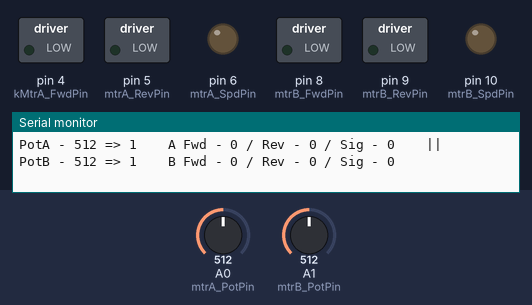
Simulated run of this sketch. Board: Arduino Uno, built with avr-gcc and run on an emulated ATmega328P. On the bench: switched loads named in the sketch (green lamp = pin HIGH), output pins drawn as LEDs (lit = HIGH), the last lines printed to the serial monitor. Inputs (shaded band) come from the test bench; at power-on: A0 (mtrA_PotPin) = 512, A1 (mtrB_PotPin) = 512.

Above: at 3.2 s.
3.3 s: A0 (mtrA_PotPin) set to 551
5.2 s: A0 (mtrA_PotPin) set to 573
At 7.3 s:
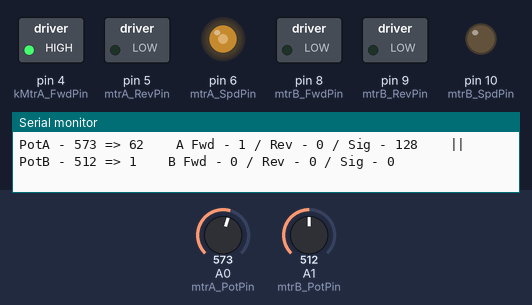
7.6 s: A1 (mtrB_PotPin) set to 550
9.5 s: A1 (mtrB_PotPin) set to 562
At 11.3 s:
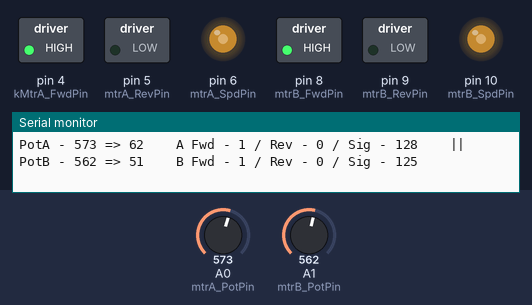
11.9 s: A0 (mtrA_PotPin) set to 511
At 13.5 s:
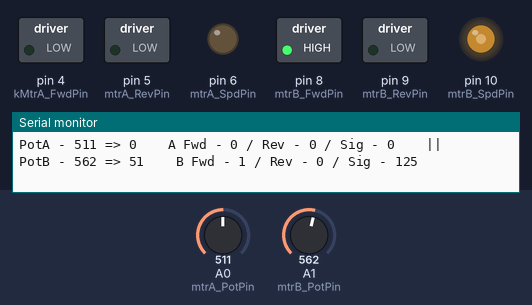
13.9 s: A1 (mtrB_PotPin) set to 716
At 15.5 s:
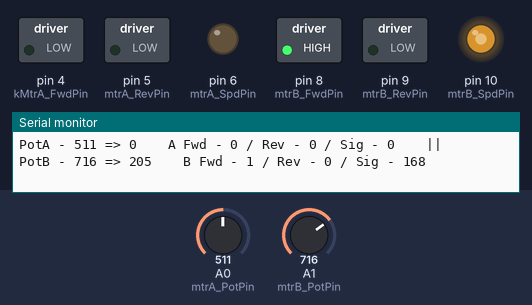
Timing chart, 0 to 17.0 s (numbered marks = the images above; inputs shaded):
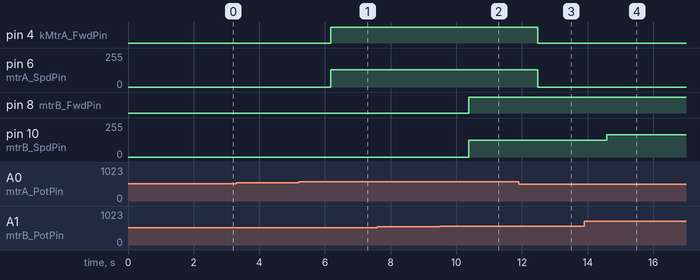

The sketch:

DiffModule01.ino
```cpp
/*
 * Author: Jim Hofmann
 * History
 * 2022/06/03 Rev: 0.1 - Test motors and interaction using pots.
 *
 * This is to test the differential swerve module motors and interaction.
 * It is 3d printed and mechanically not tight but good for demo purposes.
 * I am running 2 TT motors (3 - 6 VDC) thru a L298N motor(s) controller.  PS is a buck convertor set at 7.2 vdc.
 * With 7.2 volts applied to the controller the motors need 3.2 VDC to move.  This is 125 pwm signal and max's at 255.
 * To reverse the motor requires reversing the signals at In1 & In2, Fwd & Rev.
 * I am using 2 pots to control the motors.  The pot read 0 - 1023 counts.  I scale this -511 to +512.
 * I then apply 10% deadband +/-50 counts around the zero reading.  I then scale this to a pwm signal from minimum
 * pwm, 25, to move the motor, 3 vdc to 255, 6 vdc.
*/

const uint8_t kMtrA_FwdPin = 4;   //Motor A pin assignments
const uint8_t mtrA_RevPin = 5;
const uint8_t mtrA_SpdPin = 6;
const uint8_t mtrA_PotPin = A0;

const uint8_t mtrB_FwdPin = 8;   //Motor B pin assignments
const uint8_t mtrB_RevPin = 9;
const uint8_t mtrB_SpdPin = 10;
const uint8_t mtrB_PotPin = A1;

int16_t mtrA_Sig = 0;         //Cmd signals
int16_t mtrB_Sig = 0;

void setup()
{
	// put your setup code here, to run once:
  Serial.begin(9600);
  Serial.println("Hello!");
  delay(2000);

	pinMode(kMtrA_FwdPin, OUTPUT);  //Define DIO type
	pinMode(mtrA_RevPin, OUTPUT);
	pinMode(mtrA_SpdPin, OUTPUT);

	pinMode(mtrB_FwdPin, OUTPUT);
	pinMode(mtrB_RevPin, OUTPUT);
	pinMode(mtrB_SpdPin, OUTPUT);
}

void loop()
{
	// put your main code here, to run repeatedly:

  //=================== Motor A =========================
  mtrA_Sig = analogRead(mtrA_PotPin);  //Read Pot for motor A
  Serial.print("PotA - "); Serial.print(mtrA_Sig);

  mtrA_Sig -= 511;                  //and rescale -511 to 512
  Serial.print(" => "); Serial.print(mtrA_Sig);

	// Controlling spin direction of motors:
	if (mtrA_Sig < -50){              //Negative DB
    mtrA_Sig = map(mtrA_Sig, -511, -50, 255, 125);    //Rescale from DB => min torque
		digitalWrite(kMtrA_FwdPin, LOW);
		digitalWrite(mtrA_RevPin, HIGH);
	}else if (mtrA_Sig > 50){        //Positive DB
    mtrA_Sig = map(mtrA_Sig, 50, 512, 125, 255);     //Rescale from DB => min torque
		digitalWrite(kMtrA_FwdPin, HIGH);
		digitalWrite(mtrA_RevPin, LOW);
	}else{                                            //Within DB
    mtrA_Sig = 0;
		digitalWrite(kMtrA_FwdPin, LOW);
		digitalWrite(mtrA_RevPin, LOW);
	}
  // Controlling speed (0 = off and 255 = max speed):
  analogWrite(mtrA_SpdPin, mtrA_Sig); // ENA pin

  Serial.print("    ");
  Serial.print("A Fwd - "); Serial.print(digitalRead(kMtrA_FwdPin)); Serial.print(" / Rev - "); Serial.print(digitalRead(mtrA_RevPin));
  Serial.print(" / Sig - "); Serial.print(mtrA_Sig);


  //=================== Motor B =========================
    mtrB_Sig = analogRead(mtrB_PotPin);  //Read Pot for motor B
    Serial.print("    ||    ");
    Serial.print("PotB - "); Serial.print(mtrB_Sig);

    mtrB_Sig -= 511;                  //and rescale -511 to 512
    Serial.print(" => "); Serial.print(mtrB_Sig);


	// Controlling spin direction of motors:
	if (mtrB_Sig < -50){              //Negative DB
    mtrB_Sig = map(mtrB_Sig, -511, -50, 255, 125);    //Rescale from DB => min torque
		digitalWrite(mtrB_FwdPin, LOW);
		digitalWrite(mtrB_RevPin, HIGH);
	}else if (mtrB_Sig > 50){        //Positive DB
    mtrB_Sig = map(mtrB_Sig, 50, 512, 125, 255);     //Rescale from DB => min torque
		digitalWrite(mtrB_FwdPin, HIGH);
		digitalWrite(mtrB_RevPin, LOW);
	}else{                                            //Within DB
    mtrB_Sig = 0;
		digitalWrite(mtrB_FwdPin, LOW);
		digitalWrite(mtrB_RevPin, LOW);
	}
	// Controlling speed (0 = off and 255 = max speed):
	analogWrite(mtrB_SpdPin, mtrB_Sig); // ENA pin

  Serial.print("    ");
  Serial.print("B Fwd - "); Serial.print(digitalRead(mtrB_FwdPin)); Serial.print(" / Rev - "); Serial.print(digitalRead(mtrB_RevPin));
  Serial.print(" / Sig - "); Serial.println(mtrB_Sig);

  delay(1000);
}
```

Measured:
- the behaviour switches between 561 and 562 on A0 (mtrA_PotPin) (found by bisection; images 0 and 1)
- the behaviour switches between 561 and 562 on A1 (mtrB_PotPin) (found by bisection; images 1 and 2)
- after the input at 5.2 s, pin 4 (kMtrA_FwdPin): LOW → HIGH after 0.98 s; pin 6 (mtrA_SpdPin): 0/255 → 128/255 after 0.98 s
- after the input at 9.5 s, pin 8 (mtrB_FwdPin): LOW → HIGH after 0.89 s; pin 10 (mtrB_SpdPin): 0/255 → 125/255 after 0.89 s
- after the input at 11.9 s, pin 4 (kMtrA_FwdPin): HIGH → LOW after 0.58 s; pin 6 (mtrA_SpdPin): 128/255 → 0/255 after 0.58 s
- after the input at 13.9 s, pin 10 (mtrB_SpdPin): 125/255 → 168/255 after 0.68 s
